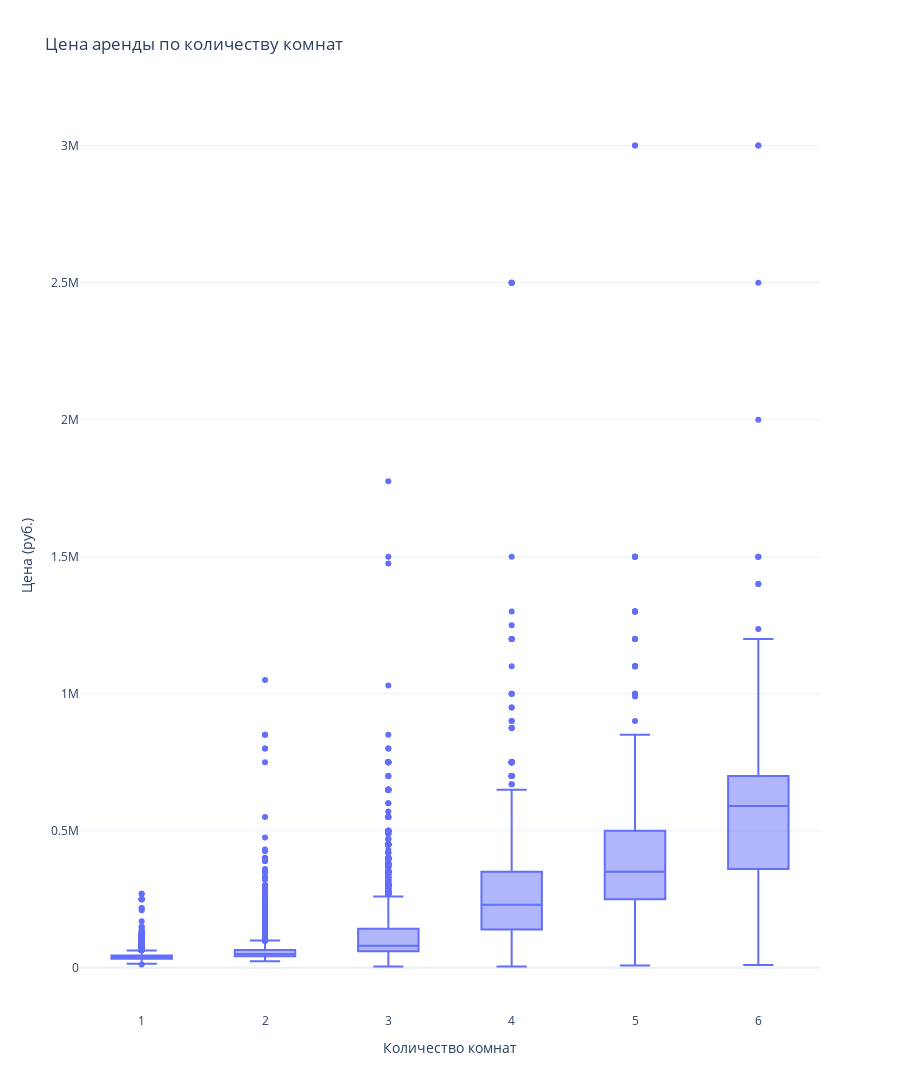

The notebook cell saved with this chart:
### Markdown cell above
## Зависимость цены аренды от количества комнат

### Code cell
fig = px.box(
    data_df,
    x='count_room',
    y='price_tmp',
    title='Цена аренды по количеству комнат',
    labels={'count_room': 'Количество комнат', 'price_tmp': 'Цена (руб.)'}
)
fig.update_layout(height=1200)
fig.show()

### Figure 1 — Plotly figure (JSON) as saved in the notebook; plotly's stock layout.template omitted (floating-point values rounded to 4 significant figures; data arrays with more than 128 entries replaced by an {"elided": "..."} marker saying what was removed)
{"data": [{"alignmentgroup": "True", "hovertemplate": "Количество комнат=%{x}<br>Цена (руб.)=%{y}<extra></extra>", "legendgroup": "", "marker": {"color": "#636efa"}, "name": "", "notched": false, "offsetgroup": "", "orientation": "v", "showlegend": false, "type": "box", "x": {"elided": "19737 float values"}, "x0": " ", "xaxis": "x", "y": {"elided": "19737 float values"}, "y0": " ", "yaxis": "y"}], "layout": {"boxmode": "group", "height": 1200, "legend": {"tracegroupgap": 0}, "title": {"text": "Цена аренды по количеству комнат"}, "xaxis": {"anchor": "y", "domain": [0, 1], "title": {"text": "Количество комнат"}}, "yaxis": {"anchor": "x", "domain": [0, 1], "title": {"text": "Цена (руб.)"}}}}
